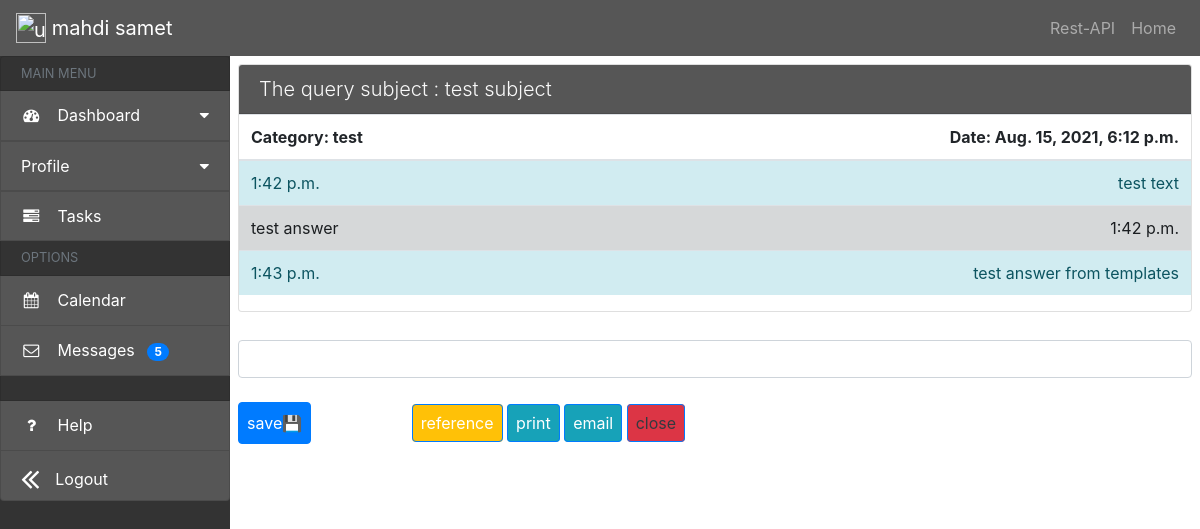
/ticket/detail/4 (signed in), run on the app's committed database.
### ticket/models.py (models this page shows, shortened)
class Query(models.Model):
    subject = models.CharField(max_length=30, blank=False, verbose_name='موضوع تیکت')
    message = models.CharField(max_length=500, blank=False, verbose_name='متن تیکت')
    status = models.CharField(max_length=20, choices=enums.TicketStatuses.choices,
                              default=enums.TicketStatuses.CREATED, verbose_name='وضعیت تیکت')
    is_active = models.BooleanField(default=True, verbose_name='فعال است؟')
    create_info = models.DateTimeField(auto_now_add=True, verbose_name='تاریخ ثبت')
    slug = models.SlugField(max_length=50, unique=True, editable=False)
    user_related = models.ForeignKey('auth.User', on_delete=models.PROTECT, verbose_name='رابطه با کاربران', null=True,
                                     blank=True)
    category_related = models.ForeignKey('ticket.Category', on_delete=models.PROTECT, verbose_name='رابطه با کتگوری', null=True,
                                         blank=True)
    history = HistoricalRecords()

class Category(models.Model):
    category_name = models.CharField(max_length=100, blank=False, unique=True, verbose_name='دسته بندی تیکت')
    slug = models.SlugField(max_length=50, unique=True, editable=False)
    history = HistoricalRecords()
    def __str__(self):
        return self.category_name

class Replay(models.Model):
    replay_message = models.CharField(max_length=500, blank=False, verbose_name='پاسخ تیکت')
    create_info = models.DateTimeField(auto_now_add=True, verbose_name='تاریخ ثبت')
    query_related = models.ForeignKey('ticket.Query', on_delete=models.CASCADE, verbose_name='کلید جواب برای سوال',null=True,
                                     blank=True)
    operator_related = models.ForeignKey('auth.User', on_delete=models.PROTECT, verbose_name='کلید شخص برای سوال',null=True,
                                     blank=True)
    history = HistoricalRecords()

### ticket/views.py (the view, shortened to what this page needs)
# urls.py: path('detail/<str:pk>', views.DetailQueryReplay.as_view(), name='detail-quote'),
class DetailQueryReplay(LoginRequiredMixin, FormMixin, DetailView):
    model = models.Query
    template_name = 'ticket/detail-query.html'
    form_class = CreateReplayForm
    success_message = "done successfully"
    success_url = reverse_lazy('ticket:view-ticket')
    def get_context_data(self, **kwargs):
        context = super(DetailQueryReplay, self).get_context_data(**kwargs)
        context['form'] = CreateReplayForm(initial={'post': self.object})
        return context

### ticket/fomrs.py
class CreateReplayForm(forms.ModelForm):
    class Meta:
        model = models.Replay
        fields = ('replay_message',
                  )
    widgets = {
        'replay_message': forms.TextInput,
    }

### ticket/templates/ticket/detail-query.html (shortened to what this page needs)
{% extends 'dashboard/base.html' %}
{% load widget_tweaks %}
{% block base_content %}
    <div class="col p-2">
        <div class="card">
            <h5 class=" card-header font-weight-light" id="label1">The query subject : {{ query.subject }}</h5>
            <table class="table table-striped">
                <thead>
                <tr>
                    <th scope="col">Category: {{ query.category_related }}</th>
                    <th class="text-right" scope="col">Date: {{ query.create_info }}</th>
                </tr>
                </thead>
                <tbody>
                <td class="text-left alert-info">{{ query.create_info.time }}</td>
                <td class="text-right alert-info">{{ query.message }}</td>
                <tr>
                    {% for item in object.replay_set.all %}
                        {% if user.pk == item.operator_related.pk %}
                            <td class="text-left alert-info">{{ item.create_info.time }}</td>
                            <td class="text-right alert-info">{{ item.replay_message }}</td>
                        {% else %}
                            <td class="text-left alert-dark">{{ item.replay_message }}</td>
                            <td class="text-right alert-dark">{{ item.create_info.time }}</td>
                        {% endif %}
                        </tr>
                    {% endfor %}
                </tbody>
            </table>
        </div>
        <form method="post">
            {% csrf_token %}<br>
            {{ form.replay_message|add_class:'form-control form-text  ' }}<br>
            <button id="send-form" class="d-inline p-2 bg-primary text-white mr-5 btn btn-primary "
                    name="submit">save💾
            </button>
            <a href="{% url 'ticket:edit-quote' object.pk %}" id="" class="d-inline p-2 bg-primary text-white btn btn-primary ml-5 bg-warning
                    ">reference</a>
            <a href="{% url 'ticket:edit-quote' object.pk %}" id="" class="d-inline p-2 bg-primary text-white btn btn-primary bg-info ">print</a>
            <a href="{% url 'ticket:edit-quote' object.pk %}" id="" class="d-inline p-2 bg-primary text-white btn btn-primary   bg-info">email</a>
            <a href="{% url 'ticket:edit-quote' object.pk %}" id="" class="d-inline p-2 bg-primary text-dark btn btn-primary bg-danger ">close</a>
        </form>
    </div>
{% endblock %}

### dashboard/templates/dashboard/base.html (shortened to what this page needs)
{% load widget_tweaks %}
{% load static %}
<html>
<head>
    <link rel="stylesheet" href="https://maxcdn.bootstrapcdn.com/font-awesome/4.3.0/css/font-awesome.min.css"/>
    <link rel="stylesheet" href="{% static 'base/css/font-awesome.min.css' %}"/>
    <link rel='stylesheet' href="{% static 'base/css/bootstrap.min.css' %}"/>
    <link rel='stylesheet' href="{% static 'base/css/style.css' %}"/>
</head>
<body>
{% block navbar_menu %}
    <nav class="navbar navbar-expand-md navbar-dark bg-dark">
        <a class="navbar-brand" href="#">
            {% if  user.is_authenticated %}
                <img src="https://media-exp1.licdn.com/dms/image/C4D03AQG8M7iJeCITgw/profile-displayphoto-shrink_200_200/0/1614260643050?e=1628726400&v=beta&t=GphmyJJNYwbiQ17z4vyRGQj-dwqRljAoD5JrqWSVK8g"
                     width="30" height="30"
                     class="d-inline-block align-top" alt="user_profile_image_personal">
            {% endif %}
            {% if user.is_authenticated %}
                <span class="menu-collapsed"> {{ request.user.get_full_name }}</span>
            {% endif %}
        </a>
        <div class="collapse navbar-collapse" id="navbarNavDropdown">
            <ul class="navbar-nav ml-auto">
                <li class="nav-item">
                    <a class="nav-link" href="#top">Rest-API</a>
                </li>
                <li class="nav-item">
                    <a class="nav-link" href="#top">Home</a>
                </li>
            </ul>
        </div>
    </nav>
    <div class="row" id="body-row">
    <div id="sidebar-container" class="sidebar-expanded d-none d-md-block">
        <ul class="list-group">
            <li class="list-group-item sidebar-separator-title text-muted d-flex align-items-center menu-collapsed">
                <small>MAIN MENU</small>
            </li>
            <a href="#submenu1" data-toggle="collapse" aria-expanded="false"
               class="bg-dark list-group-item list-group-item-action flex-column align-items-start">
                <div class="d-flex w-100 justify-content-start align-items-center">
                    <span class="fa fa-dashboard fa-fw mr-3"></span>
                    <span class="menu-collapsed">Dashboard</span>
                    <span class="submenu-icon ml-auto"></span>
                </div>
            </a>
            <a href="#submenu2" data-toggle="collapse" aria-expanded="false"
               class="bg-dark list-group-item list-group-item-action flex-column align-items-start">
                <div class="d-flex w-100 justify-content-start align-items-center">
                    <span class="menu-collapsed ">Profile</span>
                    <span class="submenu-icon ml-auto"></span>
                </div>
            </a>
            <a href="#" class="bg-dark list-group-item list-group-item-action">
                <div class="d-flex w-100 justify-content-start align-items-center">
                    <span class="fa fa-tasks fa-fw mr-3"></span>
                    <span class="menu-collapsed">Tasks</span>
                </div>
            </a>
            <li class="list-group-item sidebar-separator-title text-muted d-flex align-items-center menu-collapsed">
                <small>OPTIONS</small>
            </li>
            <a href="#" class="bg-dark list-group-item list-group-item-action">
                <div class="d-flex w-100 justify-content-start align-items-center">
                    <span class="fa fa-calendar fa-fw mr-3"></span>
                    <span class="menu-collapsed">Calendar</span>
                </div>
            </a>
            <a href="#" class="bg-dark list-group-item list-group-item-action">
                <div class="d-flex w-100 justify-content-start align-items-center">
                    <span class="fa fa-envelope-o fa-fw mr-3"></span>
                    <span class="menu-collapsed">Messages <span
                            class="badge badge-pill badge-primary ml-2">5</span></span>
                </div>
            </a>
            <li class="list-group-item sidebar-separator menu-collapsed"></li>
            <a href="#" class="bg-dark list-group-item list-group-item-action">
                <div class="d-flex w-100 justify-content-start align-items-center">
                    <span class="fa fa-question fa-fw mr-3"></span>
                    <span class="menu-collapsed">Help</span>
                </div>
            </a>
            {% if  user.is_authenticated %}
                <a href="{% url 'user:logout-user' %}" class="bg-dark list-group-item list-group-item-action"
                   class="bg-dark list-group-item list-group-item-action d-flex align-items-center">
                    <div class="d-flex w-100 justify-content-start align-items-center">
                        <span id="collapse-icon" class="fa fa-2x mr-3"></span>
                        <span id="collapse-text" class="menu-collapsed">Logout</span>
                    </div>
                </a>
            {% endif %}
        </ul>
    </div>
{% endblock %}
{% block base_content %}
{% endblock %}
</div>
</body>
</html>

### dashboard/static/base/css/style.css (style rules this page uses)
#body-row { margin-left: 0; margin-right: 0; }
#sidebar-container { min-height: 100vh; background-color: #333; padding: 0; }
.sidebar-expanded { width: 230px; }
#sidebar-container .list-group a { height: 50px; color: white; }
.sidebar-separator-title { background-color: #333; height: 35px; }
.sidebar-separator { background-color: #333; height: 25px; }
#sidebar-container .list-group .list-group-item[aria-expanded="false"] .submenu-icon::after { content: " \f0d7"; font-family: FontAwesome; display: inline; text-align: right; padding-left: 10px; }
#label1 { color: #f8f8f8; background-color: #565656; }

### data on the page
Query: subject "test subject", category_related "test", create_info "Aug. 15, 2021, 6:12 p.m.", create_info.time "1:42 p.m.", message "test text"
Replay: replay_message "test answer", create_info.time "1:42 p.m."
Replay: create_info.time "1:43 p.m.", replay_message "test answer from templates"

### other printed values
{{ request.user.get_full_name }} "mahdi samet"
